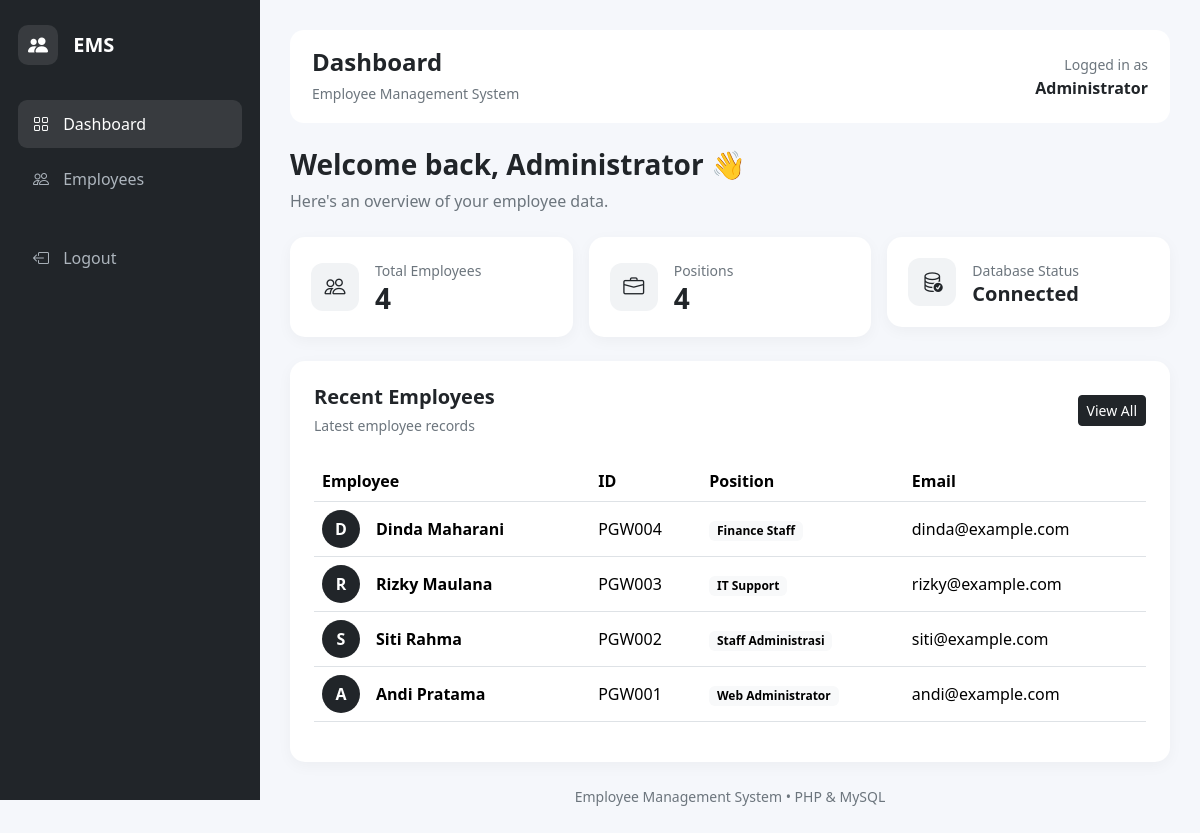
/admin/index.php (signed in), run on the app's committed database.
### tables this page shows
CREATE TABLE `pegawai` (
  `id` int(11) NOT NULL,
  `nip` varchar(30) NOT NULL,
  `nama` varchar(100) NOT NULL,
  `jabatan` varchar(100) NOT NULL,
  `email` varchar(100) DEFAULT NULL,
  `telepon` varchar(20) DEFAULT NULL,
  `alamat` text DEFAULT NULL,
  `created_at` timestamp NOT NULL DEFAULT current_timestamp()
);

### admin/index.php (the view, shortened to what this page needs)
<?php
require_once '../config/database.php';
$pageTitle = "Dashboard";
$queryTotal = mysqli_query($conn, "SELECT COUNT(*) AS total FROM pegawai");
$totalPegawai = mysqli_fetch_assoc($queryTotal)['total'];
$queryJabatan = mysqli_query($conn, "SELECT COUNT(DISTINCT jabatan) AS total FROM pegawai");
$totalJabatan = mysqli_fetch_assoc($queryJabatan)['total'];
$queryTerbaru = mysqli_query(
    $conn,
    "SELECT * FROM pegawai ORDER BY id DESC LIMIT 5"
);
?>
<!DOCTYPE html>
<html lang="id">
<head>
    <link
        href="https://cdn.jsdelivr.net/npm/bootstrap@5.3.8/dist/css/bootstrap.min.css"
        rel="stylesheet"
    >
    <link
        href="https://cdn.jsdelivr.net/npm/bootstrap-icons@1.13.1/font/bootstrap-icons.min.css"
        rel="stylesheet"
    >
</head>
<body>
<?php require 'partials/sidebar.php'; ?>
<div class="main-content">
    <?php require 'partials/topbar.php'; ?>
    <div class="mb-4">
        <h3 class="fw-bold">
            Welcome back, <?= htmlspecialchars($_SESSION['nama']) ?> 👋
        </h3>
        <p class="text-secondary">
            Here's an overview of your employee data.
        </p>
    </div>
    <div class="row g-3 mb-4">
        <div class="col-md-4">
            <div class="card stat-card">
                <div class="card-body d-flex align-items-center">
                    <div class="stat-icon me-3">
                        <i class="bi bi-people"></i>
                    </div>
                    <div>
                        <small class="text-secondary">
                            Total Employees
                        </small>
                        <h3 class="mb-0 fw-bold">
                            <?= $totalPegawai ?>
                        </h3>
                    </div>
                </div>
            </div>
        </div>
        <div class="col-md-4">
            <div class="card stat-card">
                <div class="card-body d-flex align-items-center">
                    <div class="stat-icon me-3">
                        <i class="bi bi-briefcase"></i>
                    </div>
                    <div>
                        <small class="text-secondary">
                            Positions
                        </small>
                        <h3 class="mb-0 fw-bold">
                            <?= $totalJabatan ?>
                        </h3>
                    </div>
                </div>
            </div>
        </div>
        <div class="col-md-4">
            <div class="card stat-card">
                <div class="card-body d-flex align-items-center">
                    <div class="stat-icon me-3">
                        <i class="bi bi-database-check"></i>
                    </div>
                    <div>
                        <small class="text-secondary">
                            Database Status
                        </small>
                        <h5 class="mb-0 fw-bold">
                            Connected
                        </h5>
                    </div>
                </div>
            </div>
        </div>
    </div>
    <div class="card table-card">
        <div class="card-body p-4">
            <div class="d-flex justify-content-between align-items-center mb-4">
                <div>
                    <h5 class="fw-bold mb-1">
                        Recent Employees
                    </h5>
                    <small class="text-secondary">
                        Latest employee records
                    </small>
                </div>
                <a
                    href="pegawai.php"
                    class="btn btn-dark btn-sm"
                >
                    View All
                </a>
            </div>
            <div class="table-responsive">
                <table class="table align-middle">
                    <thead>
                        <tr>
                            <th>Employee</th>
                            <th>ID</th>
                            <th>Position</th>
                            <th>Email</th>
                        </tr>
                    </thead>
                    <tbody>
                    <?php while ($pegawai = mysqli_fetch_assoc($queryTerbaru)): ?>
                        <tr>
                            <td>
                                <div class="d-flex align-items-center">
                                    <div class="employee-avatar me-3">
                                        <?= strtoupper(substr($pegawai['nama'], 0, 1)) ?>
                                    </div>
                                    <div class="fw-semibold">
                                        <?= htmlspecialchars($pegawai['nama']) ?>
                                    </div>
                                </div>
                            </td>
                            <td>
                                <?= htmlspecialchars($pegawai['nip']) ?>
                            </td>
                            <td>
                                <span class="badge text-bg-light">
                                    <?= htmlspecialchars($pegawai['jabatan']) ?>
                                </span>
                            </td>
                            <td>
                                <?= htmlspecialchars($pegawai['email']) ?>
                            </td>
                        </tr>
                    <?php endwhile; ?>
                    </tbody>
                </table>
            </div>
        </div>
    </div>
<div class="text-center text-secondary small mt-4 mb-2">
    Employee Management System • PHP & MySQL
</div>
</div>
</body>
</html>

### admin/partials/sidebar.php
<div class="sidebar">
    <div class="brand">
        <span class="brand-icon">
            <i class="bi bi-people-fill"></i>
        </span>
        <span class="brand-text">
            EMS
        </span>
    </div>
    <nav class="nav flex-column">
        <a
            href="index.php"
            class="nav-link <?= basename($_SERVER['PHP_SELF']) === 'index.php' ? 'active' : '' ?>"
        >
            <i class="bi bi-grid"></i>
            <span>Dashboard</span>
        </a>
        <a
            href="pegawai.php"
            class="nav-link <?= in_array(basename($_SERVER['PHP_SELF']), ['pegawai.php','tambah.php','edit.php']) ? 'active' : '' ?>"
        >
            <i class="bi bi-people"></i>
            <span>Employees</span>
        </a>
        <a
            href="../logout.php"
            class="nav-link mt-4"
        >
            <i class="bi bi-box-arrow-left"></i>
            <span>Logout</span>
        </a>
    </nav>
</div>

### admin/partials/topbar.php
<div class="topbar d-flex justify-content-between align-items-center">
    <div>
        <h4 class="mb-1 fw-bold">
            <?= htmlspecialchars($pageTitle ?? 'Employee Management') ?>
        </h4>
        <small class="text-secondary">
            Employee Management System
        </small>
    </div>
    <div class="text-end">
        <small class="text-secondary">
            Logged in as
        </small>
        <div class="fw-semibold">
            <?= htmlspecialchars($_SESSION['nama']) ?>
        </div>
    </div>
</div>

### admin/index.php (style rules this page uses)
body { background: #f5f7fb; }
.sidebar { width: 260px; min-height: 100vh; background: #212529; position: fixed; left: 0; top: 0; padding: 25px 18px; }
.brand { color: white; font-weight: 700; font-size: 20px; margin-bottom: 35px; }
.brand-icon { width: 40px; height: 40px; background: rgba(255,255,255,.1); display: inline-flex; align-items: center; justify-content: center; border-radius: 10px; margin-right: 10px; }
.sidebar .nav-link { color: #adb5bd; padding: 12px 15px; margin-bottom: 7px; border-radius: 9px; }
.sidebar .nav-link:hover, .sidebar .nav-link.active { background: rgba(255,255,255,.1); color: white; }
.sidebar .nav-link i { margin-right: 10px; }
.main-content { margin-left: 260px; padding: 30px; }
.topbar { background: white; padding: 18px 22px; border-radius: 14px; margin-bottom: 25px; }
.stat-card { border: none; border-radius: 15px; padding: 5px; box-shadow: 0 4px 15px rgba(0,0,0,.04); }
.stat-icon { width: 48px; height: 48px; display: flex; align-items: center; justify-content: center; background: #f1f3f5; border-radius: 12px; font-size: 21px; }
.table-card { border: none; border-radius: 15px; box-shadow: 0 4px 15px rgba(0,0,0,.04); }
.employee-avatar { width: 38px; height: 38px; background: #212529; color: white; border-radius: 50%; display: flex; align-items: center; justify-content: center; font-weight: 600; }

### data on the page
pegawai: nama "D", nama "Dinda Maharani", nip "PGW004", jabatan "Finance Staff", email "dinda@example.com"
pegawai: nama "R", nama "Rizky Maulana", nip "PGW003", jabatan "IT Support", email "rizky@example.com"
pegawai: nama "S", nama "Siti Rahma", nip "PGW002", jabatan "Staff Administrasi", email "siti@example.com"
pegawai: nama "A", nama "Andi Pratama", nip "PGW001", jabatan "Web Administrator", email "andi@example.com"

### other printed values
$pageTitle "Dashboard"
$_SESSION['nama'] "Administrator"
$totalPegawai "4"
$totalJabatan "4"
